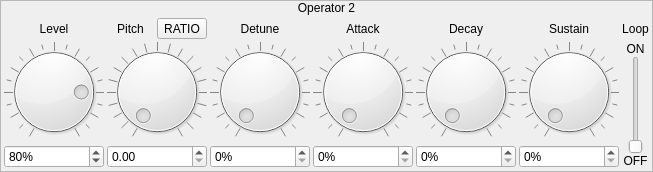
             <widget class="QFrame" name="frame_8">
              <property name="frameShape">
               <enum>QFrame::StyledPanel</enum>
              </property>
              <property name="frameShadow">
               <enum>QFrame::Raised</enum>
              </property>
              <layout class="QVBoxLayout" name="verticalLayout_9">
               <property name="spacing">
                <number>0</number>
               </property>
               <property name="leftMargin">
                <number>0</number>
               </property>
               <property name="topMargin">
                <number>0</number>
               </property>
               <property name="rightMargin">
                <number>0</number>
               </property>
               <property name="bottomMargin">
                <number>0</number>
               </property>
               <item>
                <widget class="QLabel" name="label_25">
                 <property name="sizePolicy">
                  <sizepolicy hsizetype="Preferred" vsizetype="Fixed">
                   <horstretch>0</horstretch>
                   <verstretch>0</verstretch>
                  </sizepolicy>
                 </property>
                 <property name="text">
                  <string>Operator 2</string>
                 </property>
                 <property name="alignment">
                  <set>Qt::AlignCenter</set>
                 </property>
                </widget>
               </item>
               <item>
                <widget class="QWidget" name="widget_8" native="true">
                 <layout class="QGridLayout" name="gridLayout_4">
                  <property name="leftMargin">
                   <number>3</number>
                  </property>
                  <property name="topMargin">
                   <number>3</number>
                  </property>
                  <property name="rightMargin">
                   <number>3</number>
                  </property>
                  <property name="bottomMargin">
                   <number>3</number>
                  </property>
                  <property name="spacing">
                   <number>3</number>
                  </property>
                  <item row="2" column="4">
                   <widget class="QSpinBox" name="numOp2Attack">
                    <property name="suffix">
                     <string>%</string>
                    </property>
                    <property name="maximum">
                     <number>100</number>
                    </property>
                   </widget>
                  </item>
                  <item row="2" column="1" colspan="2">
                   <widget class="QDoubleSpinBox" name="dblOp2Pitch">
                    <property name="maximum">
                     <double>15.000000000000000</double>
                    </property>
                    <property name="singleStep">
                     <double>1.000000000000000</double>
                    </property>
                   </widget>
                  </item>
                  <item row="1" column="0">
                   <widget class="QDial" name="dial_17">
                    <property name="maximum">
                     <number>100</number>
                    </property>
                    <property name="value">
                     <number>80</number>
                    </property>
                    <property name="notchTarget">
                     <double>5.000000000000000</double>
                    </property>
                    <property name="notchesVisible">
                     <bool>true</bool>
                    </property>
                   </widget>
                  </item>
                  <item row="0" column="0">
                   <widget class="QLabel" name="label_26">
                    <property name="text">
                     <string>Level</string>
                    </property>
                    <property name="alignment">
                     <set>Qt::AlignCenter</set>
                    </property>
                   </widget>
                  </item>
                  <item row="0" column="3">
                   <widget class="QLabel" name="label_28">
                    <property name="text">
                     <string>Detune</string>
                    </property>
                    <property name="alignment">
                     <set>Qt::AlignCenter</set>
                    </property>
                   </widget>
                  </item>
                  <item row="1" column="4">
                   <widget class="QDial" name="dial_20">
                    <property name="maximum">
                     <number>100</number>
                    </property>
                    <property name="value">
                     <number>0</number>
                    </property>
                    <property name="notchTarget">
                     <double>5.000000000000000</double>
                    </property>
                    <property name="notchesVisible">
                     <bool>true</bool>
                    </property>
                   </widget>
                  </item>
                  <item row="1" column="3">
                   <widget class="QDial" name="dial_19">
                    <property name="maximum">
                     <number>100</number>
                    </property>
                    <property name="value">
                     <number>0</number>
                    </property>
                    <property name="notchTarget">
                     <double>5.000000000000000</double>
                    </property>
                    <property name="notchesVisible">
                     <bool>true</bool>
                    </property>
                   </widget>
                  </item>
                  <item row="1" column="5">
                   <widget class="QDial" name="dial_21">
                    <property name="maximum">
                     <number>100</number>
                    </property>
                    <property name="value">
                     <number>0</number>
                    </property>
                    <property name="notchTarget">
                     <double>5.000000000000000</double>
                    </property>
                    <property name="notchesVisible">
                     <bool>true</bool>
                    </property>
                   </widget>
                  </item>
                  <item row="0" column="6">
                   <widget class="QLabel" name="label_31">
                    <property name="text">
                     <string>Sustain</string>
                    </property>
                    <property name="alignment">
                     <set>Qt::AlignCenter</set>
                    </property>
                   </widget>
                  </item>
                  <item row="2" column="0">
                   <widget class="QSpinBox" name="numOp2Level">
                    <property name="suffix">
                     <string>%</string>
                    </property>
                    <property name="maximum">
                     <number>100</number>
                    </property>
                    <property name="value">
                     <number>80</number>
                    </property>
                   </widget>
                  </item>
                  <item row="0" column="5">
                   <widget class="QLabel" name="label_30">
                    <property name="text">
                     <string>Decay</string>
                    </property>
                    <property name="alignment">
                     <set>Qt::AlignCenter</set>
                    </property>
                   </widget>
                  </item>
                  <item row="0" column="1">
                   <widget class="QLabel" name="label_27">
                    <property name="text">
                     <string>Pitch</string>
                    </property>
                    <property name="alignment">
                     <set>Qt::AlignCenter</set>
                    </property>
                   </widget>
                  </item>
                  <item row="0" column="4">
                   <widget class="QLabel" name="label_29">
                    <property name="text">
                     <string>Attack</string>
                    </property>
                    <property name="alignment">
                     <set>Qt::AlignCenter</set>
                    </property>
                   </widget>
                  </item>
                  <item row="2" column="5">
                   <widget class="QSpinBox" name="numOp2Decay">
                    <property name="suffix">
                     <string>%</string>
                    </property>
                    <property name="maximum">
                     <number>100</number>
                    </property>
                   </widget>
                  </item>
                  <item row="1" column="1" colspan="2">
                   <widget class="QDial" name="dialOp2Pitch">
                    <property name="minimum">
                     <number>0</number>
                    </property>
                    <property name="maximum">
                     <number>1500</number>
                    </property>
                    <property name="notchTarget">
                     <double>50.000000000000000</double>
                    </property>
                    <property name="notchesVisible">
                     <bool>true</bool>
                    </property>
                   </widget>
                  </item>
                  <item row="0" column="2">
                   <widget class="QToolButton" name="btnOp2Fixed">
                    <property name="text">
                     <string>RATIO</string>
                    </property>
                    <property name="checkable">
                     <bool>true</bool>
                    </property>
                   </widget>
                  </item>
                  <item row="2" column="6">
                   <widget class="QSpinBox" name="numOp2Sustain">
                    <property name="suffix">
                     <string>%</string>
                    </property>
                    <property name="maximum">
                     <number>100</number>
                    </property>
                   </widget>
                  </item>
                  <item row="2" column="3">
                   <widget class="QSpinBox" name="numOp2Detune">
                    <property name="suffix">
                     <string>%</string>
                    </property>
                    <property name="maximum">
                     <number>100</number>
                    </property>
                   </widget>
                  </item>
                  <item row="1" column="6">
                   <widget class="QDial" name="dial_22">
                    <property name="maximum">
                     <number>100</number>
                    </property>
                    <property name="value">
                     <number>0</number>
                    </property>
                    <property name="notchTarget">
                     <double>5.000000000000000</double>
                    </property>
                    <property name="notchesVisible">
                     <bool>true</bool>
                    </property>
                   </widget>
                  </item>
                  <item row="0" column="7">
                   <widget class="QLabel" name="label_50">
                    <property name="text">
                     <string>Loop</string>
                    </property>
                    <property name="alignment">
                     <set>Qt::AlignCenter</set>
                    </property>
                   </widget>
                  </item>
                  <item row="1" column="7" rowspan="2">
                   <widget class="QWidget" name="widget_18" native="true">
                    <layout class="QVBoxLayout" name="verticalLayout_16">
                     <property name="spacing">
                      <number>0</number>
                     </property>
                     <property name="leftMargin">
                      <number>0</number>
                     </property>
                     <property name="topMargin">
                      <number>0</number>
                     </property>
                     <property name="rightMargin">
                      <number>0</number>
                     </property>
                     <property name="bottomMargin">
                      <number>0</number>
                     </property>
                     <item>
                      <widget class="QLabel" name="label_59">
                       <property name="text">
                        <string>ON</string>
                       </property>
                       <property name="alignment">
                        <set>Qt::AlignCenter</set>
                       </property>
                      </widget>
                     </item>
                     <item>
                      <widget class="QWidget" name="widget_19" native="true">
                       <layout class="QHBoxLayout" name="horizontalLayout_7">
                        <property name="spacing">
                         <number>0</number>
                        </property>
                        <property name="leftMargin">
                         <number>0</number>
                        </property>
                        <property name="topMargin">
                         <number>0</number>
                        </property>
                        <property name="rightMargin">
                         <number>0</number>
                        </property>
                        <property name="bottomMargin">
                         <number>0</number>
                        </property>
                        <item>
                         <widget class="QSlider" name="sldrOp2Loop">
                          <property name="maximum">
                           <number>1</number>
                          </property>
                          <property name="orientation">
                           <enum>Qt::Vertical</enum>
                          </property>
                         </widget>
                        </item>
                       </layout>
                      </widget>
                     </item>
                     <item>
                      <widget class="QLabel" name="label_60">
                       <property name="text">
                        <string>OFF</string>
                       </property>
                       <property name="alignment">
                        <set>Qt::AlignCenter</set>
                       </property>
                      </widget>
                     </item>
                    </layout>
                   </widget>
                  </item>
                 </layout>
                </widget>
               </item>
              </layout>
             </widget>
